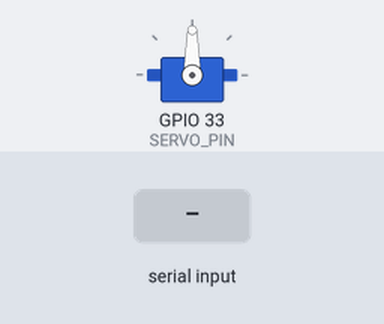
Recording of a sketch running on a simulated ESP32. On the bench: servo. The inputs (shaded band) are chosen by the test bench.

Above: at 1.2 s.
1.3 s: "30,150\n" received over Serial
At 1.6 s:
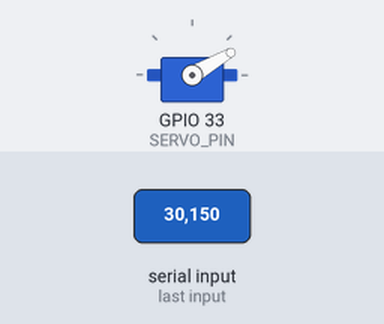
2.8 s: "5\n" received over Serial
At 4.0 s:
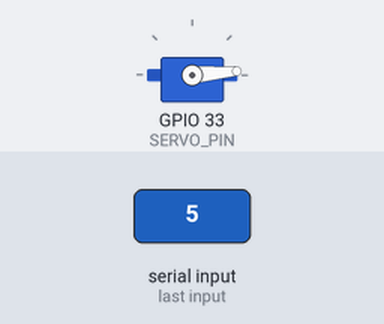
4.3 s: "200\n" received over Serial
At 5.1 s:
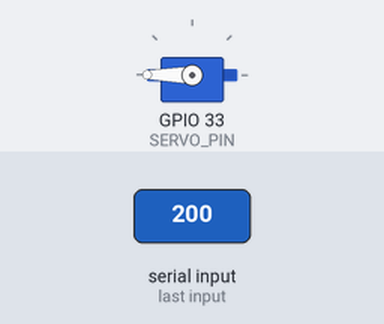
5.8 s: "90,45\n" received over Serial
At 6.2 s:
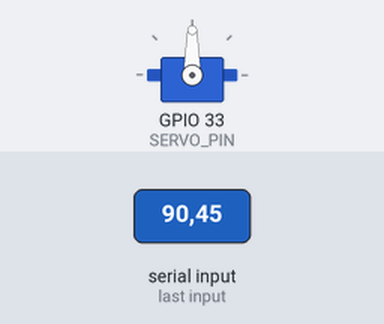
Timing chart, 0 to 8.3 s (numbered marks = the images above; inputs shaded):
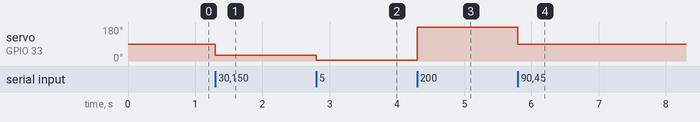

The sketch:

servotest.ino
```cpp
#include <ESP32Servo.h>

#define SERVO_PIN 33
#define SERVO_MIN_ANGLE 0
#define SERVO_MAX_ANGLE 180

Servo servo;

void setup() {
  Serial.begin(115200);
  servo.setPeriodHertz(50); // Set the PWM frequency to 50Hz (standard for most servos)
  servo.attach(SERVO_PIN);
}

void loop() {
  if (Serial.available() > 0) {
    String input = Serial.readStringUntil('\n'); // Read the input until newline character
    int angle = input.toInt(); // Convert the input to an integer angle value
    angle = constrain(angle, SERVO_MIN_ANGLE, SERVO_MAX_ANGLE); // Constrain the angle to valid range
    servo.write(angle); // Move the servo to the specified angle
  }
}
```

Measured:
- after the input at 1.3 s, servo on GPIO 33 (SERVO_PIN): 90° → 30° at once
- after the input at 2.8 s, servo on GPIO 33 (SERVO_PIN): 30° → 5° at once
- after the input at 4.3 s, servo on GPIO 33 (SERVO_PIN): 5° → 180° at once
- after the input at 5.8 s, servo on GPIO 33 (SERVO_PIN): 180° → 90° at once
